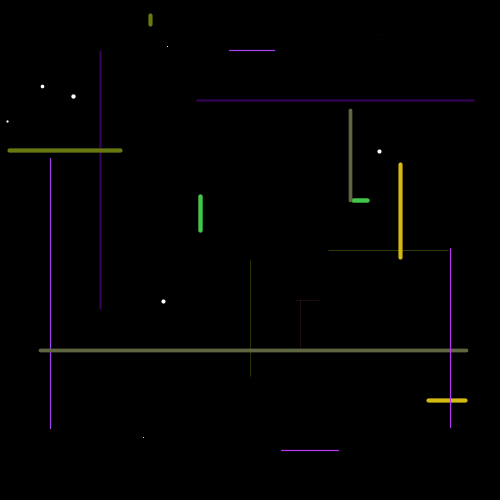
Frame 1 (no input)
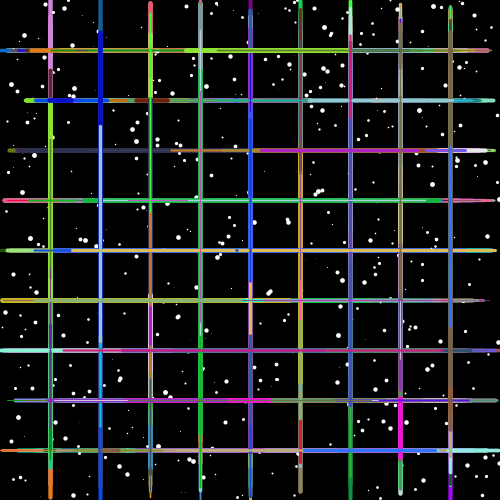
Frame 60 (the mouse pressed at the canvas centre just before this capture)
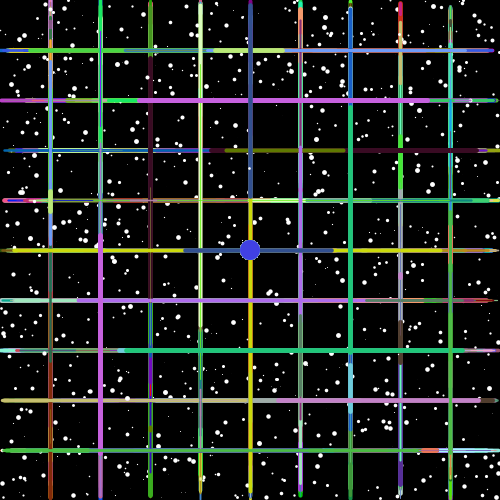
Frame 120 (the mouse held since frame 60 and released just before this capture)

The Processing sketch that drew these frames (run headless with seeded random() and noise(); from frame 60 on, the mouse is pressed at the canvas centre):

// Processing sketch: processing_21634
// ── processing_21634.pde

//Color Grid - Lauren Flood

//Horizontal and diagonal lines randomly sweep across the page in different colors
//White dots are plotted randomly behind the lines
//Click and drag the mouse to make trails of colored dots

void setup ()
{
  size(500,500);
  background(0);
  smooth();
  frameRate(10);
}

void draw ()
{
  for(int i=50; i<500; i +=50) //line grid
  {
    {
      stroke(random(255),random(255),random(255));
      strokeWeight(random(5));
      line(i,random(500),i,random(500));
      line(random(500),i,random(500),i);
    }
    {
      stroke(255); //white dots
      point(random(500), random(500));
    }
    if (mousePressed) //trail of colored dots
    {
      noStroke();
      ellipse (mouseX, mouseY, 20, 20);
      fill(random (55, 255), random (55, 255), random (55,255)); //I chose colors above 55 so they don't fade into the black background
    }
  }
}
